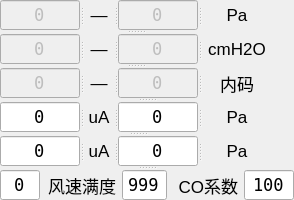
             <widget class="QSplitter" name="splitter_20">
              <property name="minimumSize">
               <size>
                <width>296</width>
                <height>0</height>
               </size>
              </property>
              <property name="orientation">
               <enum>Qt::Vertical</enum>
              </property>
              <widget class="QSplitter" name="splitter_16">
               <property name="orientation">
                <enum>Qt::Vertical</enum>
               </property>
               <widget class="QSplitter" name="splitter_19">
                <property name="orientation">
                 <enum>Qt::Horizontal</enum>
                </property>
                <widget class="QSplitter" name="splitter_17">
                 <property name="orientation">
                  <enum>Qt::Horizontal</enum>
                 </property>
                 <widget class="QLineEdit" name="lineEdit_17">
                  <property name="enabled">
                   <bool>false</bool>
                  </property>
                  <property name="sizePolicy">
                   <sizepolicy hsizetype="Fixed" vsizetype="Fixed">
                    <horstretch>0</horstretch>
                    <verstretch>0</verstretch>
                   </sizepolicy>
                  </property>
                  <property name="minimumSize">
                   <size>
                    <width>80</width>
                    <height>30</height>
                   </size>
                  </property>
                  <property name="maximumSize">
                   <size>
                    <width>80</width>
                    <height>16777215</height>
                   </size>
                  </property>
                  <property name="font">
                   <font>
                    <family>NSimSun</family>
                    <pointsize>13</pointsize>
                   </font>
                  </property>
                  <property name="text">
                   <string>0</string>
                  </property>
                  <property name="alignment">
                   <set>Qt::AlignCenter</set>
                  </property>
                 </widget>
                 <widget class="QLabel" name="label_19">
                  <property name="sizePolicy">
                   <sizepolicy hsizetype="Fixed" vsizetype="Preferred">
                    <horstretch>0</horstretch>
                    <verstretch>0</verstretch>
                   </sizepolicy>
                  </property>
                  <property name="minimumSize">
                   <size>
                    <width>30</width>
                    <height>30</height>
                   </size>
                  </property>
                  <property name="maximumSize">
                   <size>
                    <width>30</width>
                    <height>21</height>
                   </size>
                  </property>
                  <property name="font">
                   <font>
                    <pointsize>13</pointsize>
                   </font>
                  </property>
                  <property name="layoutDirection">
                   <enum>Qt::RightToLeft</enum>
                  </property>
                  <property name="text">
                   <string>—</string>
                  </property>
                  <property name="alignment">
                   <set>Qt::AlignCenter</set>
                  </property>
                 </widget>
                 <widget class="QLineEdit" name="lineEdit_18">
                  <property name="enabled">
                   <bool>false</bool>
                  </property>
                  <property name="sizePolicy">
                   <sizepolicy hsizetype="Preferred" vsizetype="Fixed">
                    <horstretch>0</horstretch>
                    <verstretch>0</verstretch>
                   </sizepolicy>
                  </property>
                  <property name="minimumSize">
                   <size>
                    <width>80</width>
                    <height>30</height>
                   </size>
                  </property>
                  <property name="maximumSize">
                   <size>
                    <width>80</width>
                    <height>21</height>
                   </size>
                  </property>
                  <property name="font">
                   <font>
                    <family>NSimSun</family>
                    <pointsize>13</pointsize>
                   </font>
                  </property>
                  <property name="layoutDirection">
                   <enum>Qt::RightToLeft</enum>
                  </property>
                  <property name="text">
                   <string>0</string>
                  </property>
                  <property name="alignment">
                   <set>Qt::AlignCenter</set>
                  </property>
                 </widget>
                </widget>
                <widget class="QLabel" name="label_22">
                 <property name="sizePolicy">
                  <sizepolicy hsizetype="Preferred" vsizetype="Preferred">
                   <horstretch>0</horstretch>
                   <verstretch>0</verstretch>
                  </sizepolicy>
                 </property>
                 <property name="minimumSize">
                  <size>
                   <width>70</width>
                   <height>30</height>
                  </size>
                 </property>
                 <property name="maximumSize">
                  <size>
                   <width>70</width>
                   <height>21</height>
                  </size>
                 </property>
                 <property name="font">
                  <font>
                   <pointsize>13</pointsize>
                  </font>
                 </property>
                 <property name="text">
                  <string>Pa</string>
                 </property>
                 <property name="alignment">
                  <set>Qt::AlignCenter</set>
                 </property>
                </widget>
               </widget>
               <widget class="QSplitter" name="splitter_15">
                <property name="orientation">
                 <enum>Qt::Horizontal</enum>
                </property>
                <widget class="QSplitter" name="splitter_3">
                 <property name="orientation">
                  <enum>Qt::Horizontal</enum>
                 </property>
                 <widget class="QLineEdit" name="lineEdit_19">
                  <property name="enabled">
                   <bool>false</bool>
                  </property>
                  <property name="sizePolicy">
                   <sizepolicy hsizetype="Fixed" vsizetype="Fixed">
                    <horstretch>0</horstretch>
                    <verstretch>0</verstretch>
                   </sizepolicy>
                  </property>
                  <property name="minimumSize">
                   <size>
                    <width>80</width>
                    <height>30</height>
                   </size>
                  </property>
                  <property name="maximumSize">
                   <size>
                    <width>80</width>
                    <height>16777215</height>
                   </size>
                  </property>
                  <property name="font">
                   <font>
                    <family>NSimSun</family>
                    <pointsize>13</pointsize>
                   </font>
                  </property>
                  <property name="text">
                   <string>0</string>
                  </property>
                  <property name="alignment">
                   <set>Qt::AlignCenter</set>
                  </property>
                 </widget>
                 <widget class="QLabel" name="label_20">
                  <property name="sizePolicy">
                   <sizepolicy hsizetype="Fixed" vsizetype="Preferred">
                    <horstretch>0</horstretch>
                    <verstretch>0</verstretch>
                   </sizepolicy>
                  </property>
                  <property name="minimumSize">
                   <size>
                    <width>30</width>
                    <height>30</height>
                   </size>
                  </property>
                  <property name="maximumSize">
                   <size>
                    <width>30</width>
                    <height>21</height>
                   </size>
                  </property>
                  <property name="font">
                   <font>
                    <pointsize>13</pointsize>
                   </font>
                  </property>
                  <property name="layoutDirection">
                   <enum>Qt::RightToLeft</enum>
                  </property>
                  <property name="text">
                   <string>—</string>
                  </property>
                  <property name="alignment">
                   <set>Qt::AlignCenter</set>
                  </property>
                 </widget>
                 <widget class="QLineEdit" name="lineEdit_20">
                  <property name="enabled">
                   <bool>false</bool>
                  </property>
                  <property name="sizePolicy">
                   <sizepolicy hsizetype="Preferred" vsizetype="Fixed">
                    <horstretch>0</horstretch>
                    <verstretch>0</verstretch>
                   </sizepolicy>
                  </property>
                  <property name="minimumSize">
                   <size>
                    <width>80</width>
                    <height>30</height>
                   </size>
                  </property>
                  <property name="maximumSize">
                   <size>
                    <width>80</width>
                    <height>21</height>
                   </size>
                  </property>
                  <property name="font">
                   <font>
                    <family>NSimSun</family>
                    <pointsize>13</pointsize>
                   </font>
                  </property>
                  <property name="text">
                   <string>0</string>
                  </property>
                  <property name="alignment">
                   <set>Qt::AlignCenter</set>
                  </property>
                 </widget>
                </widget>
                <widget class="QLabel" name="label_23">
                 <property name="minimumSize">
                  <size>
                   <width>70</width>
                   <height>30</height>
                  </size>
                 </property>
                 <property name="maximumSize">
                  <size>
                   <width>70</width>
                   <height>21</height>
                  </size>
                 </property>
                 <property name="font">
                  <font>
                   <pointsize>13</pointsize>
                  </font>
                 </property>
                 <property name="text">
                  <string>cmH2O</string>
                 </property>
                 <property name="alignment">
                  <set>Qt::AlignCenter</set>
                 </property>
                </widget>
               </widget>
               <widget class="QSplitter" name="splitter_29">
                <property name="orientation">
                 <enum>Qt::Horizontal</enum>
                </property>
                <widget class="QSplitter" name="splitter_26">
                 <property name="orientation">
                  <enum>Qt::Horizontal</enum>
                 </property>
                 <widget class="QLineEdit" name="lineEdit_21">
                  <property name="enabled">
                   <bool>false</bool>
                  </property>
                  <property name="sizePolicy">
                   <sizepolicy hsizetype="Fixed" vsizetype="Fixed">
                    <horstretch>0</horstretch>
                    <verstretch>0</verstretch>
                   </sizepolicy>
                  </property>
                  <property name="minimumSize">
                   <size>
                    <width>80</width>
                    <height>30</height>
                   </size>
                  </property>
                  <property name="maximumSize">
                   <size>
                    <width>80</width>
                    <height>16777215</height>
                   </size>
                  </property>
                  <property name="font">
                   <font>
                    <family>NSimSun</family>
                    <pointsize>13</pointsize>
                   </font>
                  </property>
                  <property name="text">
                   <string>0</string>
                  </property>
                  <property name="alignment">
                   <set>Qt::AlignCenter</set>
                  </property>
                 </widget>
                 <widget class="QLabel" name="label_21">
                  <property name="sizePolicy">
                   <sizepolicy hsizetype="Fixed" vsizetype="Preferred">
                    <horstretch>0</horstretch>
                    <verstretch>0</verstretch>
                   </sizepolicy>
                  </property>
                  <property name="minimumSize">
                   <size>
                    <width>30</width>
                    <height>30</height>
                   </size>
                  </property>
                  <property name="maximumSize">
                   <size>
                    <width>30</width>
                    <height>21</height>
                   </size>
                  </property>
                  <property name="font">
                   <font>
                    <pointsize>13</pointsize>
                   </font>
                  </property>
                  <property name="layoutDirection">
                   <enum>Qt::RightToLeft</enum>
                  </property>
                  <property name="text">
                   <string>—</string>
                  </property>
                  <property name="alignment">
                   <set>Qt::AlignCenter</set>
                  </property>
                 </widget>
                 <widget class="QLineEdit" name="lineEdit_22">
                  <property name="enabled">
                   <bool>false</bool>
                  </property>
                  <property name="sizePolicy">
                   <sizepolicy hsizetype="Preferred" vsizetype="Fixed">
                    <horstretch>0</horstretch>
                    <verstretch>0</verstretch>
                   </sizepolicy>
                  </property>
                  <property name="minimumSize">
                   <size>
                    <width>80</width>
                    <height>30</height>
                   </size>
                  </property>
                  <property name="maximumSize">
                   <size>
                    <width>80</width>
                    <height>21</height>
                   </size>
                  </property>
                  <property name="font">
                   <font>
                    <family>NSimSun</family>
                    <pointsize>13</pointsize>
                   </font>
                  </property>
                  <property name="text">
                   <string>0</string>
                  </property>
                  <property name="alignment">
                   <set>Qt::AlignCenter</set>
                  </property>
                 </widget>
                </widget>
                <widget class="QLabel" name="label_24">
                 <property name="minimumSize">
                  <size>
                   <width>70</width>
                   <height>30</height>
                  </size>
                 </property>
                 <property name="maximumSize">
                  <size>
                   <width>70</width>
                   <height>21</height>
                  </size>
                 </property>
                 <property name="font">
                  <font>
                   <pointsize>13</pointsize>
                  </font>
                 </property>
                 <property name="text">
                  <string>内码</string>
                 </property>
                 <property name="alignment">
                  <set>Qt::AlignCenter</set>
                 </property>
                </widget>
               </widget>
              </widget>
              <widget class="QSplitter" name="splitter_23">
               <property name="orientation">
                <enum>Qt::Vertical</enum>
               </property>
               <widget class="QSplitter" name="splitter_30">
                <property name="minimumSize">
                 <size>
                  <width>275</width>
                  <height>0</height>
                 </size>
                </property>
                <property name="maximumSize">
                 <size>
                  <width>245</width>
                  <height>30</height>
                 </size>
                </property>
                <property name="orientation">
                 <enum>Qt::Horizontal</enum>
                </property>
                <widget class="QSplitter" name="splitter_31">
                 <property name="maximumSize">
                  <size>
                   <width>200</width>
                   <height>30</height>
                  </size>
                 </property>
                 <property name="orientation">
                  <enum>Qt::Horizontal</enum>
                 </property>
                 <widget class="QLineEdit" name="lineEdit_23">
                  <property name="sizePolicy">
                   <sizepolicy hsizetype="Fixed" vsizetype="Fixed">
                    <horstretch>0</horstretch>
                    <verstretch>0</verstretch>
                   </sizepolicy>
                  </property>
                  <property name="minimumSize">
                   <size>
                    <width>80</width>
                    <height>30</height>
                   </size>
                  </property>
                  <property name="maximumSize">
                   <size>
                    <width>80</width>
                    <height>16777215</height>
                   </size>
                  </property>
                  <property name="font">
                   <font>
                    <family>NSimSun</family>
                    <pointsize>13</pointsize>
                   </font>
                  </property>
                  <property name="text">
                   <string>0</string>
                  </property>
                  <property name="alignment">
                   <set>Qt::AlignCenter</set>
                  </property>
                 </widget>
                 <widget class="QLabel" name="label_25">
                  <property name="sizePolicy">
                   <sizepolicy hsizetype="Fixed" vsizetype="Preferred">
                    <horstretch>0</horstretch>
                    <verstretch>0</verstretch>
                   </sizepolicy>
                  </property>
                  <property name="minimumSize">
                   <size>
                    <width>30</width>
                    <height>30</height>
                   </size>
                  </property>
                  <property name="maximumSize">
                   <size>
                    <width>30</width>
                    <height>21</height>
                   </size>
                  </property>
                  <property name="font">
                   <font>
                    <pointsize>13</pointsize>
                   </font>
                  </property>
                  <property name="layoutDirection">
                   <enum>Qt::RightToLeft</enum>
                  </property>
                  <property name="text">
                   <string>uA</string>
                  </property>
                  <property name="alignment">
                   <set>Qt::AlignCenter</set>
                  </property>
                 </widget>
                 <widget class="QLineEdit" name="lineEdit_24">
                  <property name="sizePolicy">
                   <sizepolicy hsizetype="Preferred" vsizetype="Fixed">
                    <horstretch>0</horstretch>
                    <verstretch>0</verstretch>
                   </sizepolicy>
                  </property>
                  <property name="minimumSize">
                   <size>
                    <width>80</width>
                    <height>30</height>
                   </size>
                  </property>
                  <property name="maximumSize">
                   <size>
                    <width>80</width>
                    <height>21</height>
                   </size>
                  </property>
                  <property name="font">
                   <font>
                    <family>NSimSun</family>
                    <pointsize>13</pointsize>
                   </font>
                  </property>
                  <property name="text">
                   <string>0</string>
                  </property>
                  <property name="alignment">
                   <set>Qt::AlignCenter</set>
                  </property>
                 </widget>
                </widget>
                <widget class="QLabel" name="label_26">
                 <property name="minimumSize">
                  <size>
                   <width>70</width>
                   <height>30</height>
                  </size>
                 </property>
                 <property name="maximumSize">
                  <size>
                   <width>40</width>
                   <height>21</height>
                  </size>
                 </property>
                 <property name="font">
                  <font>
                   <pointsize>13</pointsize>
                  </font>
                 </property>
                 <property name="text">
                  <string>Pa</string>
                 </property>
                 <property name="alignment">
                  <set>Qt::AlignCenter</set>
                 </property>
                </widget>
               </widget>
               <widget class="QSplitter" name="splitter_22">
                <property name="minimumSize">
                 <size>
                  <width>275</width>
                  <height>0</height>
                 </size>
                </property>
                <property name="maximumSize">
                 <size>
                  <width>245</width>
                  <height>30</height>
                 </size>
                </property>
                <property name="orientation">
                 <enum>Qt::Horizontal</enum>
                </property>
                <widget class="QLineEdit" name="lineEdit_25">
                 <property name="sizePolicy">
                  <sizepolicy hsizetype="Fixed" vsizetype="Fixed">
                   <horstretch>0</horstretch>
                   <verstretch>0</verstretch>
                  </sizepolicy>
                 </property>
                 <property name="minimumSize">
                  <size>
                   <width>80</width>
                   <height>30</height>
                  </size>
                 </property>
                 <property name="maximumSize">
                  <size>
                   <width>80</width>
                   <height>16777215</height>
                  </size>
                 </property>
                 <property name="font">
                  <font>
                   <family>NSimSun</family>
                   <pointsize>13</pointsize>
                  </font>
                 </property>
                 <property name="text">
                  <string>0</string>
                 </property>
                 <property name="alignment">
                  <set>Qt::AlignCenter</set>
                 </property>
                </widget>
                <widget class="QLabel" name="label_28">
                 <property name="sizePolicy">
                  <sizepolicy hsizetype="Fixed" vsizetype="Preferred">
                   <horstretch>0</horstretch>
                   <verstretch>0</verstretch>
                  </sizepolicy>
                 </property>
                 <property name="minimumSize">
                  <size>
                   <width>30</width>
                   <height>30</height>
                  </size>
                 </property>
                 <property name="maximumSize">
                  <size>
                   <width>30</width>
                   <height>21</height>
                  </size>
                 </property>
                 <property name="font">
                  <font>
                   <pointsize>13</pointsize>
                  </font>
                 </property>
                 <property name="layoutDirection">
                  <enum>Qt::RightToLeft</enum>
                 </property>
                 <property name="text">
                  <string>uA</string>
                 </property>
                 <property name="alignment">
                  <set>Qt::AlignCenter</set>
                 </property>
                </widget>
                <widget class="QLineEdit" name="lineEdit_26">
                 <property name="sizePolicy">
                  <sizepolicy hsizetype="Preferred" vsizetype="Fixed">
                   <horstretch>0</horstretch>
                   <verstretch>0</verstretch>
                  </sizepolicy>
                 </property>
                 <property name="minimumSize">
                  <size>
                   <width>80</width>
                   <height>30</height>
                  </size>
                 </property>
                 <property name="maximumSize">
                  <size>
                   <width>80</width>
                   <height>21</height>
                  </size>
                 </property>
                 <property name="font">
                  <font>
                   <family>NSimSun</family>
                   <pointsize>13</pointsize>
                  </font>
                 </property>
                 <property name="text">
                  <string>0</string>
                 </property>
                 <property name="alignment">
                  <set>Qt::AlignCenter</set>
                 </property>
                </widget>
                <widget class="QLabel" name="label_27">
                 <property name="minimumSize">
                  <size>
                   <width>70</width>
                   <height>30</height>
                  </size>
                 </property>
                 <property name="maximumSize">
                  <size>
                   <width>40</width>
                   <height>21</height>
                  </size>
                 </property>
                 <property name="font">
                  <font>
                   <pointsize>13</pointsize>
                  </font>
                 </property>
                 <property name="text">
                  <string>Pa</string>
                 </property>
                 <property name="alignment">
                  <set>Qt::AlignCenter</set>
                 </property>
                </widget>
               </widget>
              </widget>
              <widget class="QWidget" name="layoutWidget">
               <layout class="QHBoxLayout" name="horizontalLayout_8">
                <item>
                 <widget class="QLineEdit" name="lineEdit_46">
                  <property name="sizePolicy">
                   <sizepolicy hsizetype="Fixed" vsizetype="Fixed">
                    <horstretch>0</horstretch>
                    <verstretch>0</verstretch>
                   </sizepolicy>
                  </property>
                  <property name="minimumSize">
                   <size>
                    <width>40</width>
                    <height>30</height>
                   </size>
                  </property>
                  <property name="maximumSize">
                   <size>
                    <width>40</width>
                    <height>30</height>
                   </size>
                  </property>
                  <property name="font">
                   <font>
                    <family>NSimSun</family>
                    <pointsize>13</pointsize>
                   </font>
                  </property>
                  <property name="text">
                   <string>0</string>
                  </property>
                  <property name="alignment">
                   <set>Qt::AlignCenter</set>
                  </property>
                 </widget>
                </item>
                <item>
                 <widget class="QLabel" name="label_35">
                  <property name="sizePolicy">
                   <sizepolicy hsizetype="Fixed" vsizetype="Preferred">
                    <horstretch>0</horstretch>
                    <verstretch>0</verstretch>
                   </sizepolicy>
                  </property>
                  <property name="minimumSize">
                   <size>
                    <width>70</width>
                    <height>30</height>
                   </size>
                  </property>
                  <property name="maximumSize">
                   <size>
                    <width>70</width>
                    <height>30</height>
                   </size>
                  </property>
                  <property name="font">
                   <font>
                    <pointsize>13</pointsize>
                   </font>
                  </property>
                  <property name="text">
                   <string>风速满度</string>
                  </property>
                  <property name="alignment">
                   <set>Qt::AlignRight|Qt::AlignTrailing|Qt::AlignVCenter</set>
                  </property>
                 </widget>
                </item>
                <item>
                 <widget class="QLineEdit" name="lineEdit_47">
                  <property name="sizePolicy">
                   <sizepolicy hsizetype="Fixed" vsizetype="Fixed">
                    <horstretch>0</horstretch>
                    <verstretch>0</verstretch>
                   </sizepolicy>
                  </property>
                  <property name="minimumSize">
                   <size>
                    <width>45</width>
                    <height>30</height>
                   </size>
                  </property>
                  <property name="maximumSize">
                   <size>
                    <width>40</width>
                    <height>30</height>
                   </size>
                  </property>
                  <property name="font">
                   <font>
                    <family>NSimSun</family>
                    <pointsize>13</pointsize>
                   </font>
                  </property>
                  <property name="text">
                   <string>999</string>
                  </property>
                  <property name="alignment">
                   <set>Qt::AlignCenter</set>
                  </property>
                 </widget>
                </item>
                <item>
                 <widget class="QLabel" name="label_36">
                  <property name="sizePolicy">
                   <sizepolicy hsizetype="Fixed" vsizetype="Preferred">
                    <horstretch>0</horstretch>
                    <verstretch>0</verstretch>
                   </sizepolicy>
                  </property>
                  <property name="minimumSize">
                   <size>
                    <width>65</width>
                    <height>30</height>
                   </size>
                  </property>
                  <property name="maximumSize">
                   <size>
                    <width>65</width>
                    <height>30</height>
                   </size>
                  </property>
                  <property name="font">
                   <font>
                    <pointsize>13</pointsize>
                   </font>
                  </property>
                  <property name="text">
                   <string>CO系数</string>
                  </property>
                  <property name="alignment">
                   <set>Qt::AlignRight|Qt::AlignTrailing|Qt::AlignVCenter</set>
                  </property>
                 </widget>
                </item>
                <item>
                 <widget class="QLineEdit" name="lineEdit_48">
                  <property name="sizePolicy">
                   <sizepolicy hsizetype="Fixed" vsizetype="Fixed">
                    <horstretch>0</horstretch>
                    <verstretch>0</verstretch>
                   </sizepolicy>
                  </property>
                  <property name="minimumSize">
                   <size>
                    <width>50</width>
                    <height>30</height>
                   </size>
                  </property>
                  <property name="maximumSize">
                   <size>
                    <width>50</width>
                    <height>30</height>
                   </size>
                  </property>
                  <property name="font">
                   <font>
                    <family>NSimSun</family>
                    <pointsize>13</pointsize>
                   </font>
                  </property>
                  <property name="text">
                   <string>100</string>
                  </property>
                  <property name="alignment">
                   <set>Qt::AlignCenter</set>
                  </property>
                 </widget>
                </item>
               </layout>
              </widget>
             </widget>
